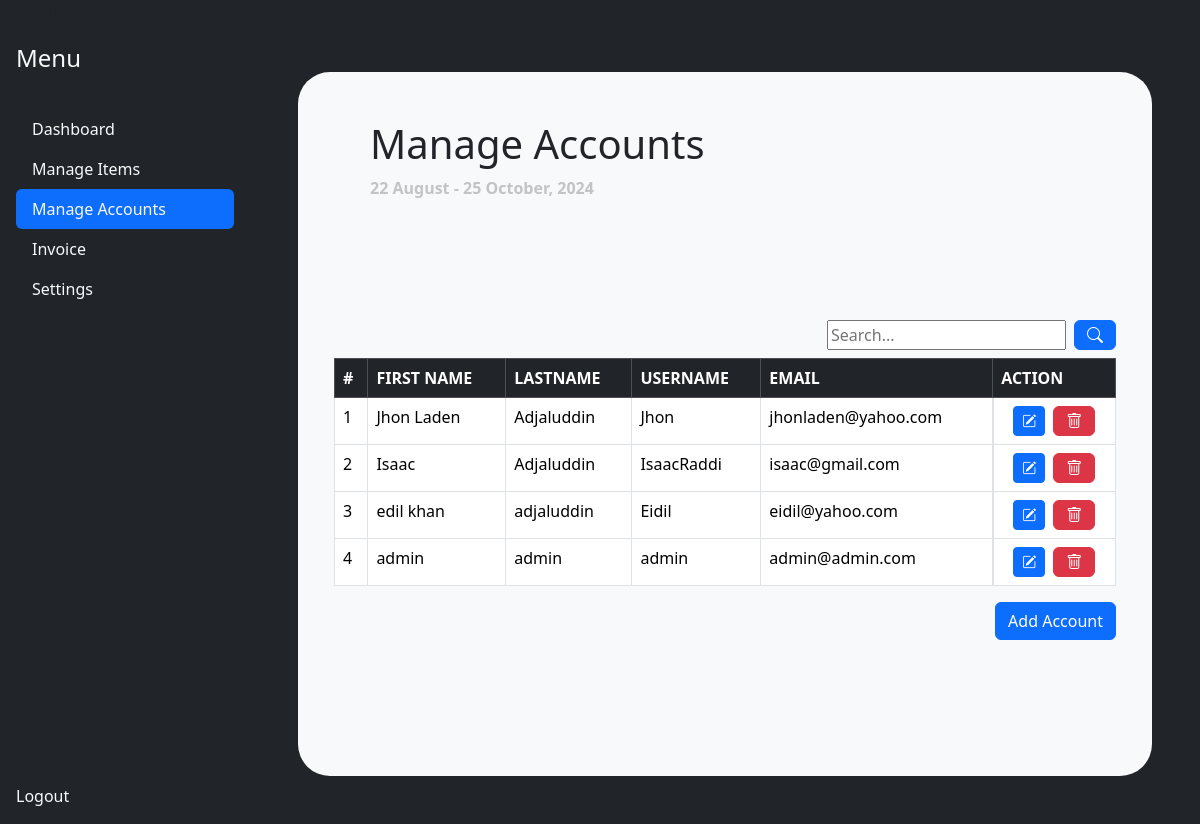
/frontend/admin/manage_accounts.php, run on an earlier commit of the app's database.
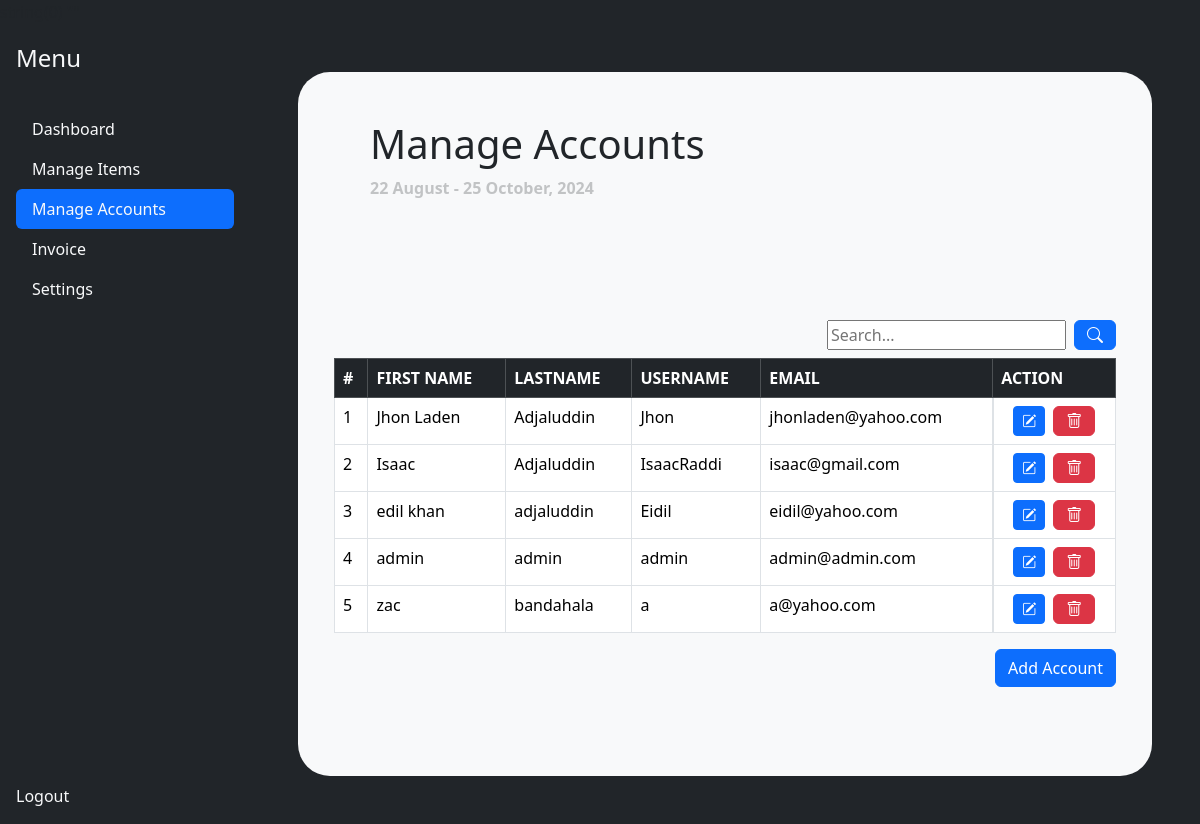
And on a later commit of the database.
### tables this page shows
CREATE TABLE `user` (
  `user_id` int(11) NOT NULL,
  `first_name` varchar(255) DEFAULT NULL,
  `middle_name` varchar(255) DEFAULT NULL,
  `last_name` varchar(255) DEFAULT NULL,
  `email` varchar(255) DEFAULT NULL,
  `username` varchar(255) DEFAULT NULL,
  `password` varchar(255) DEFAULT NULL,
  `type` enum('admin','lender','client') DEFAULT 'client',
  `successful_lends` int(11) DEFAULT 0
);

### backend/classes/users.class.php (called while the page is built, shortened)
<?php
require_once 'database.php';
class Users{
    protected $db ;
    function __construct(){
        $this->db = new Database();
    }
    function show(){
        $sql = "SELECT * FROM user ; ";
        $query =  $this->db->connect()->prepare($sql);
        if($query->execute()){
            $data = $query->fetchAll();
        }
        return $data;
    }
}
?>

### backend/classes/database.php (called while the page is built)
<?php
class Database{
    private $host = 'localhost';
    private $username = 'root';
    private $password = '';
    private $database = 'rental_management_system';
    protected $connection;
    function connect(){
        try
			{
				$this->connection = new PDO("mysql:host=$this->host;dbname=$this->database",
											$this->username, $this->password);
			}
			catch (PDOException $e)
			{
				echo "Connection error " . $e->getMessage();
			}
        return $this->connection;
    }
}
?>

### frontend/admin/manage_accounts_main.php (the view, shortened to what this page needs)
<div class = "w-100 bg-light m-5 p-4 rounded-5">
    <div class = "containter d-flex  ">
        <div class = "col-8  px-5 py-4">
            <div class = "mb-5">
                <h1>Manage Accounts</h1>
                <span class = "opacity-25 fw-bold">22 August - 25 October, 2024</span>
            </div>
        </div>
    </div>
        <section class = "container mt-5">
        <div class = "d-flex justify-content-end gap-2 mb-2">
            <input type="text" placeholder = "Search..." id = "searchInput" name = "query"> <button class = "btn btn-primary" id ="searchButton"><i class="bi bi-search"></i> </button>
        </div>
            <table class="table table-bordered table-hover"  >
            <thead class="table-dark">
                <tr>
                    <th>#</th>
                    <th>FIRST NAME</th>
                    <th>LASTNAME</th>
                    <th>USERNAME</th>
                    <th>EMAIL</th>
                    <th>ACTION</th>
                </tr>
            </thead>
            <tbody  class ="bg-danger" style = "height: 100px; overflow-y: scroll";>
                <?php
                    require_once '../../backend/classes/users.class.php';
                    $user = new Users();
                    $results = $user->show();
                    if (!empty($results)) {
                        $i = 1;
                        foreach ($results as $value) {
                ?>
                <tr>
                    <td><?php echo $i; ?></td>
                    <td><?php echo htmlspecialchars($value['first_name']); ?></td>
                    <td><?php echo  htmlspecialchars($value['last_name']); ?></td>
                    <td><?php echo  htmlspecialchars($value['username']); ?></td>
                    <td><?php echo htmlspecialchars($value['email']); ?></td>
                    <td class="text-center d-flex justify-content-center gap-2">
                        <button class="btn btn-primary btn-sm edit-item-btn" data-bs-toggle="modal" >
                            <i class="bi bi-pencil-square"></i>
                        </button>
                        <button class="btn btn-danger delete-item-btn"><i class="bi bi-trash"></i></button>
                    </td>
                </tr>
                <?php
                            $i++;
                        }
                    } else {
                ?>
                <tr>
                    <td colspan="6" class="text-center">No records found</td>
                </tr>
                <?php
                    }
                ?>
            </tbody>
        </table>
        <div class = "d-flex justify-content-end">
            <button type="button" class="btn btn-primary" data-bs-toggle="modal" data-bs-target="#addItemModal">
                Add Account
            </button>
        </div>
        </section>
</div>
</div>

What changed in the data, as far as the page shows it:
added user: first_name "zac", last_name "bandahala", username "a", email "a@yahoo.com"
